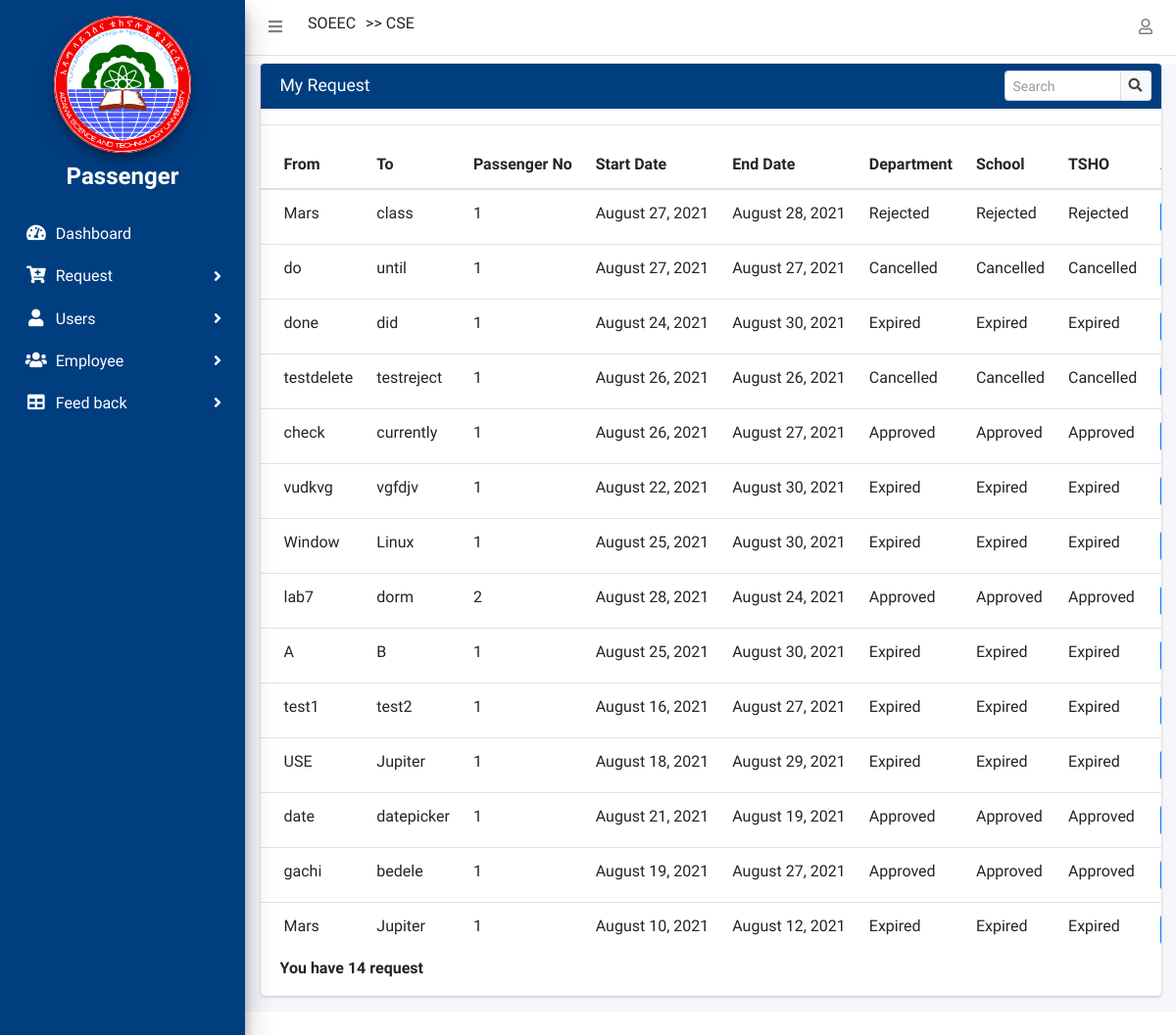
Page /request/my_request (signed in) on the committed database.
### Trequest/models.py (models this page shows, shortened)
class MyUser(AbstractUser):
    first_name = models.CharField(max_length=100, null=True)
    last_name = models.CharField(max_length=100, null=True)
    email = models.EmailField(null=True, blank=True,unique=True)
    ROLE = (
        ('Passenger', 'Passenger'),
        ('TSHO', 'TSHO'),
        ('Mechanic', 'Mechanic'),
        ('Driver', 'Driver'),
        ('StoreManager', 'Store Manager'),
        ('SchoolDean', 'School Dean'),
        ('DepartmentHead', 'Department Head'),
        ('VicePresident', 'Vice President'),
    )
    phone_regex = RegexValidator(
        regex=r'^\+?1?\d{10,15}$',
        message='Phone number must be entered in the format : 0987654321 or +251987654321 up to 15 digits allowed'
    )
    phone = models.CharField(validators=[phone_regex], max_length=15, blank=True,unique=True)
    school = models.ForeignKey(School, on_delete=models.SET_NULL, blank=True, null=True)
    department = models.ForeignKey(Department, on_delete=models.SET_NULL, blank=True, null=True)
    role = models.CharField(max_length=200, choices=ROLE)
    date_registered = models.DateField(auto_now_add=True)

class School(models.Model):
    name = models.CharField(max_length=100, null=True, blank=True, unique=True)
    def __str__(self):
        return self.name

class Department(models.Model):
    school = models.ForeignKey(School, on_delete=models.CASCADE)
    name = models.CharField(max_length=100, null=True, blank=True, unique=True)
    def __str__(self):
        return self.name

class TransportRequest(models.Model):
    STATUS = (
        ('Pending', 'Pending'),
        ('Approved', 'Approved'),
        ('Expired', 'Expired'),
        ('Rejected', 'Rejected'),
        ('Cancelled', 'Cancelled'),
    )
    passenger = models.ForeignKey(settings.AUTH_USER_MODEL, on_delete=models.CASCADE, related_name='user_request')
    start_from = models.CharField(max_length=200)
    destination = models.CharField(max_length=200)
    reason = RichTextField(blank=True, null=True)
    passenger_numbers = models.PositiveIntegerField(default=1)
    list_of_passengers = models.TextField(max_length=400, null=True, blank=True)
    start_date = models.DateField()
    end_date = models.DateField()
    created_at = models.DateTimeField(auto_now_add=True)
    is_expired = models.BooleanField(default=False)
    status = models.CharField(max_length=200, default='Pending', choices=STATUS)
    status2 = models.CharField(max_length=200, default='Pending', choices=STATUS)
    status3 = models.CharField(max_length=200, default='Pending', choices=STATUS)
    class Meta:
        ordering = ['-id']

### Trequest/views.py (the view)
# urls.py: path('request/my_request', views.my_request, name="my-request"),
@login_required(login_url='login')
def my_request(request):
    myrequest = TransportRequest.objects.filter(passenger=request.user).order_by("-created_at")
    my_request_total = myrequest.count()
    context = {'myrequest': myrequest,
               'my_request_total': my_request_total}
    return render(request, 'Trequest/myrequest.html', context)

### Trequest/templates/Trequest/myrequest.html (shortened to what this page needs)
{% extends 'Trequest/base.html' %}
{% load static%}
{% block content %}
<div class="content-wrapper mt-2">
  <section class="content">
    <div class="container-fluid">
       <div class="row mt-2">
          <div class="col-12">
            <div class="card">
              <div class="card-header" style="background:#003e80;color:#fff">
                <h3 class="card-title">My Request</h3>
                <div class="card-tools">
                  <div class="input-group input-group-sm" style="width: 150px;">
                    <input type="text" name="table_search" class="form-control float-right" placeholder="Search">
                    <div class="input-group-append">
                      <button type="submit" class="btn btn-default"><i class="fas fa-search"></i></button>
                    </div>
                  </div>
                </div>
              </div>
              <div class="card-body table-responsive p-0">
              {% if myrequest %}
                <table class="table table-hover text-nowrap ">
                  <thead>
                    <tr>
                  <th>From</th>
                      <th>To</th>
                      <th>Passenger No</th>
                      <th>Start Date</th>
                      <th>End  Date</th>
                    {% if request.user.role != "DepartmentHead" and  request.user.role != "SchoolDean" %}
                       <th>Department</th>
                    {% endif %}
                    {% if request.user.role != "SchoolDean" %}
                      <th>School</th>
                    {% endif %}
                      <th>TSHO</th>
                      <th>Action</th>
                    </tr>
                  </thead>
                  <tbody>
                             {% for my in myrequest %}
                               <tr>
                                 <td>{{my.start_from}}</td>
                                 <td>{{my.destination}}</td>
                                 <td>{{my.passenger_numbers}}</td>
                                 <td>{{my.start_date|date:"F d, Y"}}</td>
                                 <td>{{my.end_date|date:"F d, Y"}}</td>
                             {% if request.user.role != "DepartmentHead" and  request.user.role != "SchoolDean" %}
                                  <td>{{my.status2}}</td>
                            {% endif %}
                            {% if request.user.role != "SchoolDean" %}
                                 <td>{{my.status3}}</td>
                           {% endif %}
                                 <td>{{my.status}}</td>
                                 <td>
                                 </td>
                                   </tr>
                              {% endfor %}
                              <hr>
                  </tbody>
                </table>
                <p style="margin-left: 20px;"><b>You have {{my_request_total}}  request</b></p>
                {% else %}
                          <div class="alert alert-danger">
                             <p>There No is  trip request found for you</p>
                          </div>
                      {% endif %}
              </div>
            </div>
          </div>
        </div>
      </div>
    </section>
  </div>
{% endblock content %}

### Trequest/templates/Trequest/base.html (shortened to what this page needs)
{% load static %}
<!DOCTYPE html>
<html>
  <head>
    <link rel="stylesheet" href="{% static 'css/style.css' %}" />
    <link
      rel="stylesheet"
      href="{% static 'plugins/fontawesome-free/css/all.min.css' %}"
    />
    <link
      rel="stylesheet"
      href=" https://code.ionicframework.com/ionicons/2.0.1/css/ionicons.min.css"
    />
    <link
      rel="stylesheet"
      href="{% static 'plugins/tempusdominus-bootstrap-4/css/tempusdominus-bootstrap-4.min.css' %}"
    />
    <link
      rel="stylesheet"
      href="{% static 'plugins/icheck-bootstrap/icheck-bootstrap.min.css' %}"
    />
    <link
      rel="stylesheet"
      href="{% static 'plugins/jqvmap/jqvmap.min.css' %}"
    />
    <link rel="stylesheet" href="{% static 'dist/css/adminlte.min.css' %}" />
    <link
      rel="stylesheet"
      href="{% static 'plugins/overlayScrollbars/css/OverlayScrollbars.min.css' %}"
    />
    <link
      rel="stylesheet"
      href="{% static 'plugins/daterangepicker/daterangepicker.css' %}"
    />
    <link
      rel="stylesheet"
      href="{% static 'plugins/summernote/summernote-bs4.css' %}"
    />
    <link
      rel="stylesheet"
      href="{% static 'plugins/datatables-bs4/css/dataTables.bootstrap4.css' %}"
    />
  </head>
  <body class="hold-transition sidebar-mini layout-fixed">
    <div class="wrapper">
      <nav class="main-header navbar navbar-expand navbar-white navbar-light">
        <ul class="navbar-nav">
          <li class="nav-item">
            <a class="nav-link" data-widget="pushmenu" href="#"
              ><i class="fas fa-bars"></i
            ></a>
          </li>
        </ul>
        {% if request.user.school %}
        <h6 style="margin-left: 10px">{{request.user.school}}</h6>
        {% endif %} {% if request.user.department %}
        <h6 style="margin-left: 10px"> >> {{request.user.department}}</h6>
        {% endif %}
        <ul class="navbar-nav ml-auto">
          <li class="nav-item dropdown">
            <a class="nav-link" data-toggle="dropdown" href="#"
              ><i class="far fa-user"></i
            ></a>
          </li>
        </ul>
      </nav>
      <aside class="main-sidebar elevation-4" style="background: #003e80; color: white">
        <div class="sidebar" style="color: white">
          <div class="user-panel mt-3 pb-3 mb-3s">
            <a href="{% url 'index' %}">
              <div style="text-align: center">
                <img
                  src="{% static 'dist/img/astu_logo.svg' %}"
                  alt="Astu Logo"
                  style="width: 60%; height: auto; background: white"
                  class="brand-image img-circle elevation-3"
                />
                <h5 style="margin-top: 10px; color: white; font-size: 2vw">
                  <strong>{{request.user.role}}</strong>
                </h5>
              </div>
            </a>
          </div>
          <nav>
            <ul
              class="nav nav-pills nav-sidebar flex-column"
              data-widget="treeview"
              role="menu"
              data-accordion="false"
            >
              <li class="nav-item has-treeview menu-open">
                <a href="{% url 'index' %}" class="list nav-link">
                  <i class="side nav-icon fas fa-tachometer-alt"></i>
                  <p style="color: white">Dashboard</p>
                </a>
              </li>
              <li class="nav-item has-treeview">
                <a href="#" class="list nav-link">
                  <i class="side nav-icon fa fa-cart-plus"></i>
                  <p style="color: white">
                    Request
                    <i class="fas fa-angle-right right"></i>
                  </p>
                </a>
              </li>
              <li class="nav-item has-treeview">
                <a href="#" class="list nav-link">
                  <i class="side nav-icon fas fa-user"></i>
                  <p style="color: white">
                    Users
                    <i class="fas fa-angle-right right"></i>
                  </p>
                </a>
                 </li>
              <li class="nav-item has-treeview">
                <a href="#" class="list nav-link">
                  <i class="side nav-icon fas fa-users"></i>
                  <p style="color: white">
                    Employee
                    <i class="fas fa-angle-right right"></i>
                  </p>
                </a>
              </li>
              <li class="nav-item has-treeview">
                <a href="#" class="list nav-link">
                  <i class="side nav-icon fas fa-table"></i>
                  <p style="color: white">
                    Feed back
                    <i class="fas fa-angle-right right"></i>
                  </p>
                </a>
              </li>
            </ul>
          </nav>
        </div>
      </aside>
      {% block content %} {% endblock content %} {% include
    </div>
  </body>
</html>

### Trequest/templates/Trequest/base.html (style rules this page uses)
.side { color: white; }

### rows in the picture
MyUser: user.school "SOEEC", user.department "CSE", user.role "Passenger"
TransportRequest: start_from "Mars", destination "class", passenger_numbers "1", start_date "August 27, 2021", end_date "August 28, 2021", status2 "Rejected", status3 "Rejected", status "Rejected"
TransportRequest: start_from "do", destination "until", passenger_numbers "1", start_date "August 27, 2021", end_date "August 27, 2021", status2 "Cancelled", status3 "Cancelled", status "Cancelled"
TransportRequest: start_from "done", destination "did", passenger_numbers "1", start_date "August 24, 2021", end_date "August 30, 2021", status2 "Expired", status3 "Expired", status "Expired"
TransportRequest: start_from "testdelete", destination "testreject", passenger_numbers "1", start_date "August 26, 2021", end_date "August 26, 2021", status2 "Cancelled", status3 "Cancelled", status "Cancelled"
TransportRequest: start_from "check", destination "currently", passenger_numbers "1", start_date "August 26, 2021", end_date "August 27, 2021", status2 "Approved", status3 "Approved", status "Approved"
TransportRequest: start_from "vudkvg", destination "vgfdjv", passenger_numbers "1", start_date "August 22, 2021", end_date "August 30, 2021", status2 "Expired", status3 "Expired", status "Expired"
TransportRequest: start_from "Window", destination "Linux", passenger_numbers "1", start_date "August 25, 2021", end_date "August 30, 2021", status2 "Expired", status3 "Expired", status "Expired"
TransportRequest: start_from "lab7", destination "dorm", passenger_numbers "2", start_date "August 28, 2021", end_date "August 24, 2021", status2 "Approved", status3 "Approved", status "Approved"
TransportRequest: start_from "A", destination "B", passenger_numbers "1", start_date "August 25, 2021", end_date "August 30, 2021", status2 "Expired", status3 "Expired", status "Expired"
TransportRequest: start_from "test1", destination "test2", passenger_numbers "1", start_date "August 16, 2021", end_date "August 27, 2021", status2 "Expired", status3 "Expired", status "Expired"
TransportRequest: start_from "USE", destination "Jupiter", passenger_numbers "1", start_date "August 18, 2021", end_date "August 29, 2021", status2 "Expired", status3 "Expired", status "Expired"
TransportRequest: start_from "date", destination "datepicker", passenger_numbers "1", start_date "August 21, 2021", end_date "August 19, 2021", status2 "Approved", status3 "Approved", status "Approved"
TransportRequest: start_from "gachi", destination "bedele", passenger_numbers "1", start_date "August 19, 2021", end_date "August 27, 2021", status2 "Approved", status3 "Approved", status "Approved"
TransportRequest: start_from "Mars", destination "Jupiter", passenger_numbers "1", start_date "August 10, 2021", end_date "August 12, 2021", status2 "Expired", status3 "Expired", status "Expired"

### other values in the picture
{{ my_request_total }} "14"
